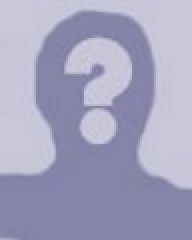
#> input picture trunk/python/img/me/2012/nophoto.png, 96 x 120 px, given in place of qrcode.png, which was not available (shown 2 times larger)
$ python static_img.py
#> lines starting #> are read from the running program, lines starting #| are printed output that depends on the picture; pictures that were not available may be replaced by others from this repository, and a replacement may not be noted
#!/usr/bin/env python

import os, sys
import Image, ImageFont, ImageDraw

im1 = Image.open("qrcode.png")
#> im1 is the input picture: PIL image 96x120 RGB; mean R, G, B 163.6, 163.1, 190.9
W, H = im1.size
#> W = 96; H = 120
print(im1)
#| <PIL.PngImagePlugin.PngImageFile image mode=RGB size=96x120 at 0x7FB1F2647F10>


im2 = Image.new('RGB', im1.size, "white")
#> im2: PIL image 96x120 RGB; every value is 255
draw = ImageDraw.Draw(im2)
# use a bitmap font
#font = ImageFont.load("arial.pil")
#draw.text((10, 10), "hello", font=font)
# use a truetype font
font = ImageFont.truetype("arial.ttf", 15)
draw.text((10, 25), "world", font=font)
#im2.save('page2.png', 'PNG')
im2 = Image.open("page2.png")
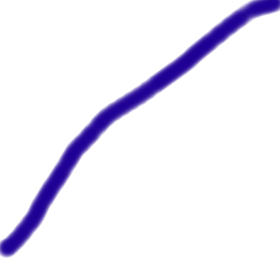
#> input picture trunk/python/img/me/2012/page2.png, 280 x 280 px
#> im2 is the input picture: PIL image 280x280 RGBA; mean R, G, B, A 239, 236.8, 247.4, 255
print(im2)
#| <PIL.PngImagePlugin.PngImageFile image mode=RGBA size=280x280 at 0x7FB1F2653950>

im3 = Image.new('RGB', im1.size, "white")
#im3.save('page3.png', 'PNG')
im3 = Image.open("page3.png")
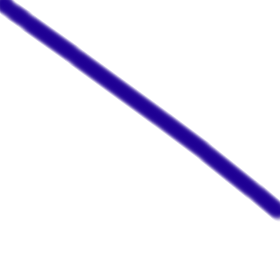
#> input picture trunk/python/img/me/2012/page3.png, 280 x 280 px
#> im3 is the input picture: PIL image 280x280 RGBA; mean R, G, B, A 239.9, 237.8, 247.8, 255
print(im3)
#| <PIL.PngImagePlugin.PngImageFile image mode=RGBA size=280x280 at 0x7FB1F2653FD0>


im123 = Image.new('RGB', (W,3*H), "white")
#> im123: PIL image 96x360 RGB; every value is 255
im123.paste(im2, (0, 0) )
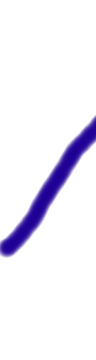
#> im123: PIL image 96x360 RGB; mean R, G, B 239.8, 237.7, 247.8
im123.paste(im1, (0, H) )
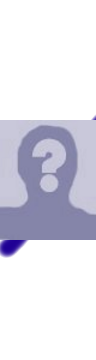
#> im123: PIL image 96x360 RGB; mean R, G, B 222.7, 222.3, 232.8
im123.paste(im3, (0, 2*H) )
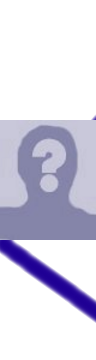
#> im123: PIL image 96x360 RGB; mean R, G, B 213.1, 211.3, 228.2
im123.save('all_in_one.png', 'PNG')
print(im123)
#| <PIL.Image.Image image mode=RGB size=96x360 at 0x7FB1F2658250>

im123.show()
